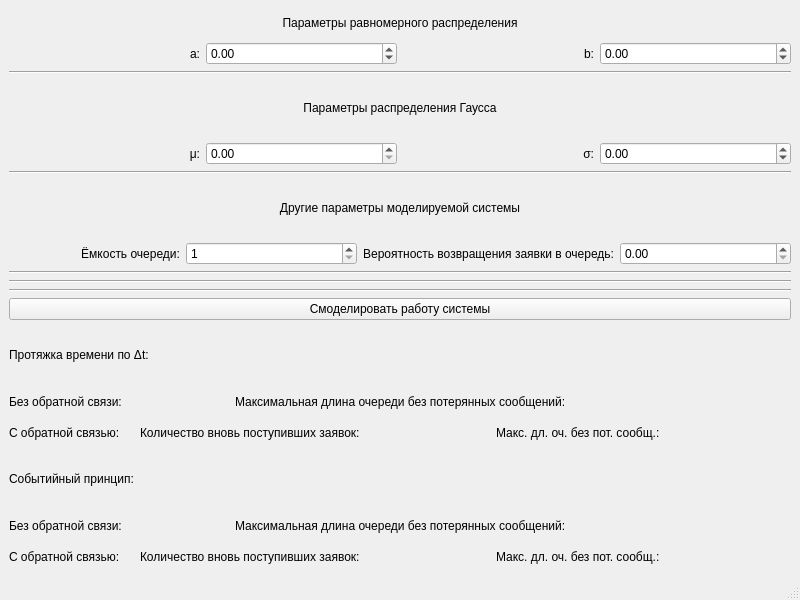
<?xml version="1.0" encoding="UTF-8"?>
<ui version="4.0">
 <class>MainWindow</class>
 <widget class="QMainWindow" name="MainWindow">
  <property name="geometry">
   <rect>
    <x>0</x>
    <y>0</y>
    <width>800</width>
    <height>600</height>
   </rect>
  </property>
  <property name="windowTitle">
   <string>MainWindow</string>
  </property>
  <widget class="QWidget" name="centralwidget">
   <layout class="QGridLayout" name="gridLayout">
    <item row="1" column="0">
     <widget class="Line" name="line_2">
      <property name="orientation">
       <enum>Qt::Horizontal</enum>
      </property>
     </widget>
    </item>
    <item row="8" column="0">
     <widget class="Line" name="line_4">
      <property name="orientation">
       <enum>Qt::Horizontal</enum>
      </property>
     </widget>
    </item>
    <item row="7" column="0">
     <widget class="Line" name="line">
      <property name="orientation">
       <enum>Qt::Horizontal</enum>
      </property>
     </widget>
    </item>
    <item row="14" column="0">
     <widget class="QLabel" name="eventMethodLabel">
      <property name="text">
       <string>Событийный принцип:</string>
      </property>
     </widget>
    </item>
    <item row="4" column="0">
     <widget class="Line" name="line_3">
      <property name="orientation">
       <enum>Qt::Horizontal</enum>
      </property>
     </widget>
    </item>
    <item row="3" column="0">
     <layout class="QHBoxLayout" name="horizontalLayout_2">
      <item>
       <widget class="QLabel" name="muLabel">
        <property name="text">
         <string>μ:</string>
        </property>
        <property name="alignment">
         <set>Qt::AlignRight|Qt::AlignTrailing|Qt::AlignVCenter</set>
        </property>
       </widget>
      </item>
      <item>
       <widget class="QDoubleSpinBox" name="muParameterSpinBox">
        <property name="alignment">
         <set>Qt::AlignLeading|Qt::AlignLeft|Qt::AlignVCenter</set>
        </property>
        <property name="maximum">
         <double>10000.000000000000000</double>
        </property>
        <property name="singleStep">
         <double>1.000000000000000</double>
        </property>
        <property name="value">
         <double>0.000000000000000</double>
        </property>
       </widget>
      </item>
      <item>
       <widget class="QLabel" name="sigmaLabel">
        <property name="text">
         <string>σ:</string>
        </property>
        <property name="alignment">
         <set>Qt::AlignRight|Qt::AlignTrailing|Qt::AlignVCenter</set>
        </property>
       </widget>
      </item>
      <item>
       <widget class="QDoubleSpinBox" name="sigmaParameterSpinBox">
        <property name="minimum">
         <double>-10000.000000000000000</double>
        </property>
        <property name="maximum">
         <double>10000.000000000000000</double>
        </property>
       </widget>
      </item>
     </layout>
    </item>
    <item row="2" column="0">
     <widget class="QLabel" name="normalDistrLabel">
      <property name="text">
       <string>Параметры распределения Гаусса</string>
      </property>
      <property name="alignment">
       <set>Qt::AlignCenter</set>
      </property>
     </widget>
    </item>
    <item row="6" column="0">
     <layout class="QHBoxLayout" name="horizontalLayout_3">
      <item>
       <widget class="QLabel" name="queueSizeLabel">
        <property name="text">
         <string>Ёмкость очереди:</string>
        </property>
        <property name="alignment">
         <set>Qt::AlignRight|Qt::AlignTrailing|Qt::AlignVCenter</set>
        </property>
       </widget>
      </item>
      <item>
       <widget class="QSpinBox" name="queueSizeSpinBox">
        <property name="minimum">
         <number>1</number>
        </property>
        <property name="maximum">
         <number>9999999</number>
        </property>
       </widget>
      </item>
      <item>
       <widget class="QLabel" name="returnProbabilityLabel">
        <property name="text">
         <string>Вероятность возвращения заявки в очередь:</string>
        </property>
        <property name="alignment">
         <set>Qt::AlignRight|Qt::AlignTrailing|Qt::AlignVCenter</set>
        </property>
       </widget>
      </item>
      <item>
       <widget class="QDoubleSpinBox" name="returnProbabilitySpinBox">
        <property name="maximum">
         <double>1.000000000000000</double>
        </property>
        <property name="singleStep">
         <double>0.010000000000000</double>
        </property>
       </widget>
      </item>
     </layout>
    </item>
    <item row="12" column="0">
     <layout class="QVBoxLayout" name="verticalLayout_2">
      <item>
       <layout class="QHBoxLayout" name="horizontalLayout_7">
        <item>
         <widget class="QLabel" name="withoutInverseConnectionLabel">
          <property name="text">
           <string>Без обратной связи:</string>
          </property>
         </widget>
        </item>
        <item>
         <widget class="QLabel" name="withoutInverseConnectionDeltaTLabel">
          <property name="text">
           <string>Максимальная длина очереди без потерянных сообщений:</string>
          </property>
         </widget>
        </item>
        <item>
         <widget class="QLabel" name="withoutInverseConnectionDeltaTAnswerLabel">
          <property name="text">
           <string/>
          </property>
         </widget>
        </item>
       </layout>
      </item>
      <item>
       <layout class="QHBoxLayout" name="horizontalLayout_5">
        <item>
         <widget class="QLabel" name="inverseConnectionLabel_2">
          <property name="text">
           <string>С обратной связью:</string>
          </property>
         </widget>
        </item>
        <item>
         <widget class="QLabel" name="inverseConncetionDeltaTReturnedRequestsLabel">
          <property name="text">
           <string>Количество вновь поступивших заявок:</string>
          </property>
         </widget>
        </item>
        <item>
         <widget class="QLabel" name="inverseConncetionDeltaTReturnedRequestsAnswerLabel">
          <property name="text">
           <string/>
          </property>
         </widget>
        </item>
        <item>
         <widget class="QLabel" name="inverseConnectionDeltaTmaxQueueLabel">
          <property name="text">
           <string>Макс. дл. оч. без пот. сообщ.:</string>
          </property>
         </widget>
        </item>
        <item>
         <widget class="QLabel" name="inverseConnectionDeltaTMaxQueueAnswerLabel">
          <property name="text">
           <string/>
          </property>
         </widget>
        </item>
       </layout>
      </item>
     </layout>
    </item>
    <item row="10" column="0">
     <layout class="QHBoxLayout" name="horizontalLayout_4">
      <item>
       <widget class="QPushButton" name="makeModelingButton">
        <property name="text">
         <string>Смоделировать работу системы</string>
        </property>
       </widget>
      </item>
     </layout>
    </item>
    <item row="0" column="0">
     <layout class="QVBoxLayout" name="verticalLayout">
      <item>
       <widget class="QLabel" name="equalDistrLabel">
        <property name="text">
         <string>Параметры равномерного распределения</string>
        </property>
        <property name="alignment">
         <set>Qt::AlignCenter</set>
        </property>
       </widget>
      </item>
      <item>
       <layout class="QHBoxLayout" name="horizontalLayout">
        <item>
         <widget class="QLabel" name="aLabel">
          <property name="text">
           <string>a:</string>
          </property>
          <property name="alignment">
           <set>Qt::AlignRight|Qt::AlignTrailing|Qt::AlignVCenter</set>
          </property>
         </widget>
        </item>
        <item>
         <widget class="QDoubleSpinBox" name="aParameterSpinBox">
          <property name="minimum">
           <double>-10000.000000000000000</double>
          </property>
          <property name="maximum">
           <double>100000.000000000000000</double>
          </property>
         </widget>
        </item>
        <item>
         <widget class="QLabel" name="bLabel">
          <property name="text">
           <string>b:</string>
          </property>
          <property name="alignment">
           <set>Qt::AlignRight|Qt::AlignTrailing|Qt::AlignVCenter</set>
          </property>
         </widget>
        </item>
        <item>
         <widget class="QDoubleSpinBox" name="bParameterSpinBox">
          <property name="minimum">
           <double>-10000.000000000000000</double>
          </property>
          <property name="maximum">
           <double>10000.000000000000000</double>
          </property>
         </widget>
        </item>
       </layout>
      </item>
     </layout>
    </item>
    <item row="9" column="0">
     <widget class="Line" name="line_5">
      <property name="orientation">
       <enum>Qt::Horizontal</enum>
      </property>
     </widget>
    </item>
    <item row="11" column="0">
     <widget class="QLabel" name="deltaTLabel">
      <property name="text">
       <string>Протяжка времени по Δt:</string>
      </property>
     </widget>
    </item>
    <item row="5" column="0">
     <widget class="QLabel" name="anotherParametersLabel">
      <property name="text">
       <string>Другие параметры моделируемой системы</string>
      </property>
      <property name="alignment">
       <set>Qt::AlignCenter</set>
      </property>
     </widget>
    </item>
    <item row="15" column="0">
     <layout class="QVBoxLayout" name="verticalLayout_3">
      <item>
       <layout class="QHBoxLayout" name="horizontalLayout_8">
        <item>
         <widget class="QLabel" name="withoutInverseConnectionLabel_2">
          <property name="text">
           <string>Без обратной связи:</string>
          </property>
         </widget>
        </item>
        <item>
         <widget class="QLabel" name="withoutInverseConnectionEventMaxQueueLabel">
          <property name="text">
           <string>Максимальная длина очереди без потерянных сообщений:</string>
          </property>
         </widget>
        </item>
        <item>
         <widget class="QLabel" name="withoutInverseConnectionEventMaxQueueAnswerLabel">
          <property name="text">
           <string/>
          </property>
         </widget>
        </item>
       </layout>
      </item>
      <item>
       <layout class="QHBoxLayout" name="horizontalLayout_10">
        <item>
         <widget class="QLabel" name="inverseConnectionLabel">
          <property name="text">
           <string>С обратной связью:</string>
          </property>
         </widget>
        </item>
        <item>
         <widget class="QLabel" name="inverseConnectionEventReturnedLabel">
          <property name="text">
           <string>Количество вновь поступивших заявок:</string>
          </property>
         </widget>
        </item>
        <item>
         <widget class="QLabel" name="inverseConnectionEventReturnedAnswerLabel">
          <property name="text">
           <string/>
          </property>
         </widget>
        </item>
        <item>
         <widget class="QLabel" name="inverseConnectionEventMaxQueueLabel">
          <property name="text">
           <string>Макс. дл. оч. без пот. сообщ.:</string>
          </property>
         </widget>
        </item>
        <item>
         <widget class="QLabel" name="inverseConnectionEventMaxQueueAnswerLabel">
          <property name="text">
           <string/>
          </property>
         </widget>
        </item>
       </layout>
      </item>
     </layout>
    </item>
   </layout>
  </widget>
  <widget class="QMenuBar" name="menubar">
   <property name="geometry">
    <rect>
     <x>0</x>
     <y>0</y>
     <width>800</width>
     <height>20</height>
    </rect>
   </property>
  </widget>
  <widget class="QStatusBar" name="statusbar"/>
 </widget>
 <resources/>
 <connections/>
</ui>
